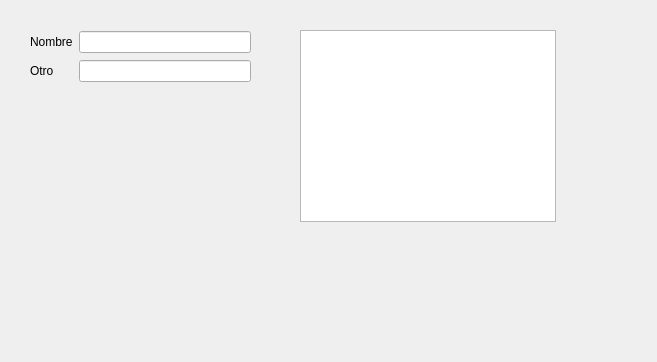
<?xml version="1.0" encoding="UTF-8"?>
<ui version="4.0">
 <class>SearchForm</class>
 <widget class="QWidget" name="SearchForm">
  <property name="geometry">
   <rect>
    <x>0</x>
    <y>0</y>
    <width>657</width>
    <height>362</height>
   </rect>
  </property>
  <property name="windowTitle">
   <string>SearchForm</string>
  </property>
  <widget class="QWidget" name="gridLayoutWidget">
   <property name="geometry">
    <rect>
     <x>30</x>
     <y>30</y>
     <width>221</width>
     <height>53</height>
    </rect>
   </property>
   <layout class="QGridLayout" name="gridLayout">
    <item row="1" column="0">
     <widget class="QLabel" name="label">
      <property name="text">
       <string>Nombre</string>
      </property>
     </widget>
    </item>
    <item row="1" column="1">
     <widget class="LineEdit" name="le_nombre"/>
    </item>
    <item row="2" column="0">
     <widget class="QLabel" name="label_2">
      <property name="text">
       <string>Otro</string>
      </property>
     </widget>
    </item>
    <item row="2" column="1">
     <widget class="QLineEdit" name="lineEdit"/>
    </item>
   </layout>
  </widget>
  <widget class="QTableView" name="tableView">
   <property name="geometry">
    <rect>
     <x>300</x>
     <y>30</y>
     <width>256</width>
     <height>192</height>
    </rect>
   </property>
  </widget>
 </widget>
 <customwidgets>
  <customwidget>
   <class>LineEdit</class>
   <extends>QLineEdit</extends>
   <header>lineedit.h</header>
  </customwidget>
 </customwidgets>
 <resources/>
 <connections/>
</ui>
